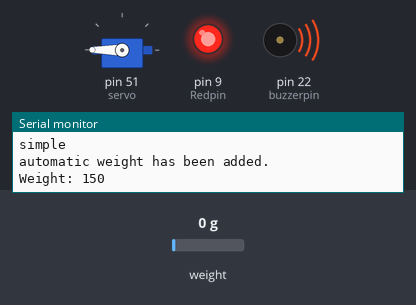
The sketch below on a simulated Arduino Mega 2560, built with avr-gcc and run on an emulated ATmega2560. Parts: servo, output pins drawn as LEDs (lit = HIGH), buzzer (waves = sounding, pin HIGH), the last lines printed to the serial monitor. The test bench sets the inputs (shaded band); at power-on: weight on the scale 0 g.

Above: at 1.05 s.
At 1.95 s:
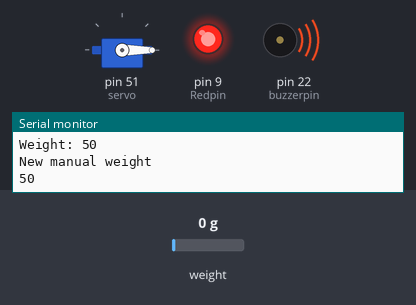
At 3.65 s:
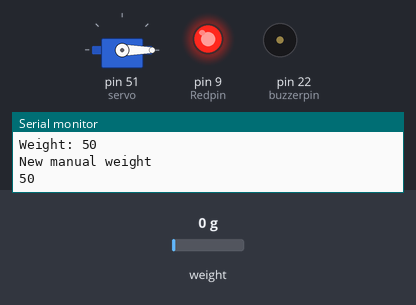
At 5.35 s:
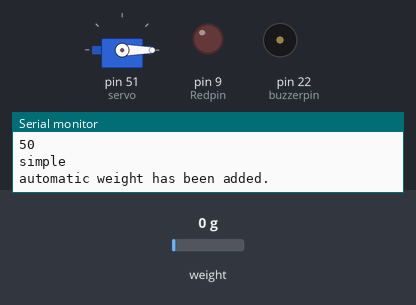
At 9.65 s:
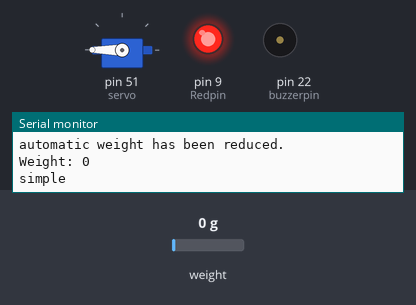
At 9.8 s:
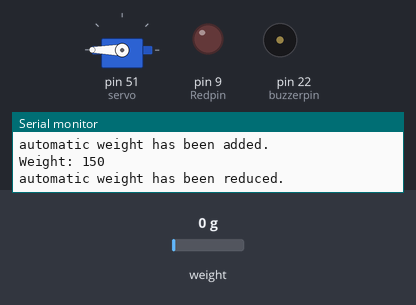
Timing chart, 0 to 14.0 s (numbered marks = the images above):
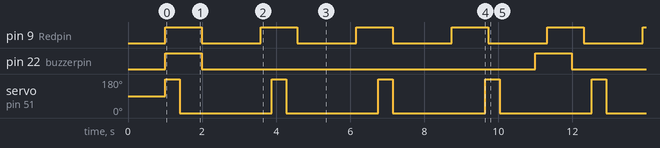

Measured:
- by itself, pin 9 (Redpin): alternates HIGH for 0.99 s and LOW for 1.6 s
- by itself, pin 22 (buzzerpin): alternates HIGH for 0.99 s and LOW for 9.0 s
- by itself, servo on pin 51 (servo): alternates 180° for 0.39 s and 0° for 2.5 s

The sketch:

animal_farm_embedded.ino
```cpp
#include <Arduino.h>
#include <HX711.h>
#include <Servo.h>
#include <Arduino_FreeRTOS.h>
#include <task.h>
#include <semphr.h>
const int LOADCELL_DOUT_PIN = 52;
const int LOADCELL_SCK_PIN = 53;
HX711 scale;
Servo myservo;
SemaphoreHandle_t weightSemaphore;

int weight = 0; // shared reasource ( global variable for weight )

// Task periods (in milliseconds)
const int led1TaskPeriod = 1000;
const int ServoTaskPeriod = 2500;

// Task deadlines (in milliseconds)
const int led1TaskDeadline = 1050;
const int ServoTaskDeadline = 2500;


byte servo = 51;
byte Gledpin = 23;
byte buzzerpin = 22;
byte Rledpin = 24;
int Redpin = 9;
int prev_weight = -1;
long myTimer = 0;
long myTimeout = 3000;
// adding offset to a task.
int taskOffset = 300;
void TaskServo(void *pvParameters);
void TaskBuzzer(void *pvParameters);
void setup() {
  Serial.begin(9600);
  scale.begin(LOADCELL_DOUT_PIN, LOADCELL_SCK_PIN);
  Serial.println("Starting ...");
  myservo.attach(servo);
  pinMode(buzzerpin, OUTPUT);
  pinMode(Redpin, OUTPUT);
  scale.set_scale(30.23);
  scale.tare();
  weightSemaphore =xSemaphoreCreateMutex();
  inittasks();
}

void loop() {
  // Nothing to do here, all work is done in tasks
}
void inittasks() {
  xTaskCreate(
    TaskLoadcellRead,
    "Loadcell",
    128,
    NULL,
    1,
    NULL
  );
  xTaskCreate(
    TaskServo,
    "Servo",
    128,
    NULL,
    2,
    NULL
  );
  xTaskCreate(
  TaskBuzzer,
   "Buzzer",
  100,
  NULL,
  3,
  NULL
  );
  xTaskCreate(
  TaskLED,
   "LED",
  100,
  NULL,
  4,
  NULL
  );
  xTaskCreate(
  TaskAddWeight,
  "AddWeight",
  128,
  NULL,
  4,
  NULL
  );
  xTaskCreate(
  TaskRemoveWeight,
  "RemoveWeight",
  128,
  NULL,
  5,
  NULL
  );
}
void TaskLoadcellRead(void *pvParameters) {
  for (;;) {
    // Read changes from loadcell.
    readLoadcell();
    // Delay between reads
    vTaskDelay(3500 / portTICK_PERIOD_MS);
  }
}int readLoadcell() {
  int loadcellValue = scale.get_units();
  if (prev_weight != loadcellValue){
     xSemaphoreTake(weightSemaphore, portMAX_DELAY);
     // we need to add to the weight we have right now.
     int weight_local = loadcellValue + weight;
     // it would help us to see if there is any change.
     prev_weight =loadcellValue;
     weight = weight_local;
     Serial.println("New manual weight");
     Serial.println(weight_local);
     xSemaphoreGive(weightSemaphore);
    }
}

void TaskServo(void *pvParameters){
  for(;;){
    myservo.write(180);   // Open servo
    vTaskDelay(400 / portTICK_PERIOD_MS);
    myservo.write(0);    // Close servo
    vTaskDelay( 2500 / portTICK_PERIOD_MS );
  }
}
void TaskBuzzer(void *pvParameters) {
  for(;;){
  digitalWrite(buzzerpin, HIGH);
  vTaskDelay(1000 / portTICK_PERIOD_MS);
  digitalWrite(buzzerpin, LOW);
  vTaskDelay( 9000 / portTICK_PERIOD_MS );
  }
}
void TaskLED(void *pvParameters) {
  for(;;){
  digitalWrite(Redpin, HIGH);
  vTaskDelay(1000 / portTICK_PERIOD_MS);
  digitalWrite(Redpin, LOW);
  vTaskDelay( (1300 + taskOffset) / portTICK_PERIOD_MS );
  }
}
// it would add 100g to the the basket of food in a longer period.
void TaskAddWeight(void *pvParameters){
  for(;;){
    if( weight < 1000){
      Serial.println("simple");
      xSemaphoreTake(weightSemaphore, portMAX_DELAY);
      Serial.println("automatic weight has been added.");
      weight += 150;
      xSemaphoreGive(weightSemaphore);
      Serial.print("Weight: ");
      Serial.println(weight);
    }
    vTaskDelay(4333 / portTICK_PERIOD_MS);
  }
}
// its for when animals of this farm start to eat and based on the time they eat 100g in each period.
void TaskRemoveWeight(void *pvParameters){
  for(;;){
    if (weight > 90){
    xSemaphoreTake(weightSemaphore, portMAX_DELAY);
    Serial.println("automatic weight has been reduced.");
    weight -= 100;
    xSemaphoreGive(weightSemaphore);
    Serial.print("Weight: ");
    Serial.println(weight);
  }
   vTaskDelay(800 / portTICK_PERIOD_MS);
  }
}
```
